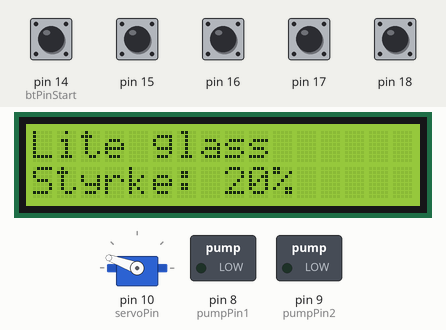
Simulated run of this sketch. Board: Arduino Uno, built with avr-gcc and run on an emulated ATmega328P. Parts: 16×2 character LCD, servo, switched loads named in the sketch (green lamp = pin HIGH). The test bench sets the inputs (shaded band); at power-on: pin 14 (btPinStart), pin 15–18 HIGH.

Above: at 1.2 s.
1.3 s: pin 18 pulled LOW for 0.15 s
At 1.49 s:
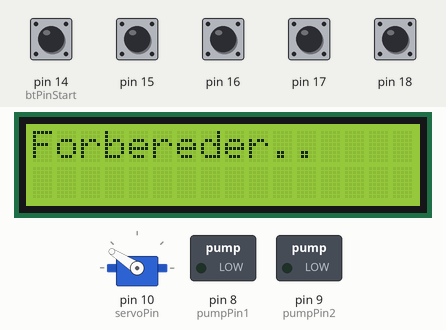
At 9.8 s:
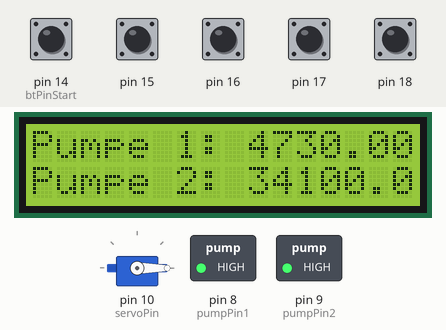
Timing chart, 0 to 44.5 s (numbered marks = the images above; inputs shaded):
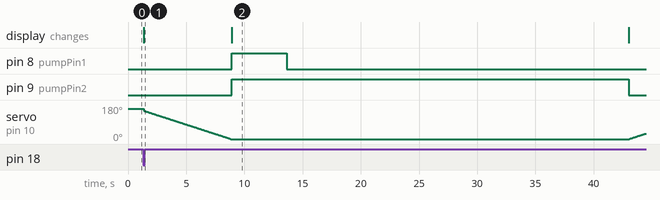

The sketch:

Satftmaskin_Endelig.ino
```cpp
/*
 * Disclaimer: Denne koden er ikke 100% ferdigstilt. Det er tydelig kommentert der det er aktuellt.
 */


#include <LiquidCrystal.h>
#include <Servo.h>

// Definerer konstanter (Start for knappPin, antall knapper, pause mellom trykk, lcd-pins)
const int btPinStart = 14;
const int btCount = 5;
const int pauseLength = 500;
const int rs = 12, en = 11, d4 = 5, d5 = 4, d6 = 3, d7 = 2;
const int refTime = 0; // #### Ikke satt enda, men tiden [ms] det tar for pumpa og pumpe 2cl (vårt referansevolum) ####

// Definerer flere konstanter (PINs for pumper (transistor-krets) og servo)
const int pumpPin1 = 8;
const int pumpPin2 = 9;
const int servoPin = 10; //PWM pin

// Definerer variabler for volum og konsentrasjon, setter også startverdi.
int vol = 0;
int conc  = 20;

// Variabler tilknyttet pumpeegenskaper, basert på data fra testresultater
const int pMod1 = 22230; // Tiden det tar i [ms] for pumpe 1 og fylle opp 2 cl væske
const int pMod2 = 28500; // Tiden det tar i [ms] for pumpe 2 og fylle opp 2 cl væske
const int pMod3 = 4730; // Ekstra tid i [ms] for pumpe 1 sin "treghet"
const int pMod4 = 5600; // Ekstra tid i [ms] for pumpe 2 sin "treghet"

// btValues inneholder verdier om tilstanden til hhv. knappene volum opp, volum ned, konsentrasjon opp, konsentrasjon ned og start
int btValues[btCount];

// Setter opp LCD-display og servo
LiquidCrystal lcd(rs, en, d4, d5, d6, d7);
Servo myservo;

// Lager et array med tre elementer (tre typer glass)
String cupList[3] {
  "Lite", "Middels", "Stort"
};

int pos;


void setup() {
  // Setter opp serial. Kun for debug.
  Serial.begin(9600);


  // Setter opp LCD-display
  lcd.begin(16, 2);                                     // set up the LCD's number of columns and rows:

  // Setter opp pins for knapper til INPUT_PULLUP (INPUT_PULLUP kobler til intern høy-resistans motstand)
  for (int pinNumber=0; pinNumber<btCount; pinNumber++) {
    pinMode(btPinStart + pinNumber, INPUT_PULLUP);
  }

  // Setter opp pins for pumper til OUTPUT. (Sende av/på-verdi til transistorkrets)
  pinMode(pumpPin1, OUTPUT);
  pinMode(pumpPin2, OUTPUT);


  // Setter opp pin for servo og setter start-verdi for servo
  myservo.attach(servoPin);
  myservo.write(160);


}

void loop() {
  // Definerer et array med verdi for tilstandene til knappene
  int btValues[5];


  // Skriver oppdatert informasjon om volum og styrke til LCD
  lcd.clear();
  lcd.print(cupList[vol] + " glass");
  lcd.setCursor(0,1);
  lcd.print("Styrke: " + String(conc) + "%");


  // Leser av knappenes verdi og lagrer verdien i btValues[]
  for (int i=0; i<btCount;i++) {
    btValues[i] = digitalRead(btPinStart + i);
  }


  // KNAPP 0: Volum opp
  // KNAPP 1: Volum ned
  // KNAPP 2: Konsentrasjon opp
  // KNAPP 3: Konsentrasjon ned
  // KNAPP 4: Start

  // Øker verdien til volum om KNAPP 0 er trykt inne, verdien går ikke over 2.
  if (btValues[0] == LOW && vol < 2) {
    vol += 1;
    pause();
  }

  // Minker verdien til volum om KNAPP 1 er trykt inne, verdien blir ikke negativ.
  if (btValues[1] == LOW && vol > 0) {
    vol -= 1;
    pause();
  }

  // Øker verdien til konsentrasjonen om KNAPP 2 er trykt inne, verdien går ikke over 100
  if (btValues[2] == LOW && conc < 100) {
    conc  += 2;
    pause();
  }

  // Minker verdien til konsentrasjonen om KNAPP 3 er trykt inne, verdien blir ikke negativ.
  if (btValues[3] == LOW && conc  > 0) {
    conc -= 2;
    pause();
  }

  // Starter å lage saft
  if (btValues[4] == LOW) {
    juice();
  }

  delay(100);


}

void pause() {
  delay(pauseLength);
}


void juice() {

  // Definerer "1.00" som en float, for å unngå bugs
  float one = 1.00;

  // Definerer nyttige varibler basert på vol og conc
  float ratio_juice = conc/100; // Andel saft, desimaltall
  float ratio_water = one - ratio_juice; // Andel vann, desimaltall
  float n = pow(2, vol); // Antall enheter á 2 cl. Indeks {0,1,2} <=> Ant enheter {1,2,4} (Bruker 2-erpotenser)

  float tP1 = pMod1 * n * ratio_juice + pMod3; // Tiden pumpe 1 må stå på, med hensyn på vol og conc
  float tP2 = pMod2 * n * ratio_water + pMod4; // Tiden pumpe 2 må stå på, med hensyn på vol og conc


  // Skriver ny skjerm
  lcd.clear();
  lcd.setCursor(0,0);
  lcd.print("Forbereder..");


  // Flytter koppen tilbake
  servo_backward();

  /*
  // Skriver ny skjerm
  lcd.clear();
  lcd.setCursor(0,0);
  lcd.print("Lager saft..");
  */

  // Skriver ny skjerm
  lcd.clear();
  lcd.setCursor(0,0);
  lcd.print("Pumpe 1: " + String(tP1));
  lcd.setCursor(0,1);
  lcd.print("Pumpe 2: " + String(tP2));


  // Skrur på pumpene
  digitalWrite(pumpPin1, HIGH);
  digitalWrite(pumpPin2, HIGH);

  // Venter så lenge som pumpe 1 skal være på
  delay(tP1);
  digitalWrite(pumpPin1, LOW); // Skrur av pumpe 1

  //Venter så lenge som pumpe 2 ytterligere skal stå på (subtraherer tid allerede gått)
  delay(tP2-tP1);
  digitalWrite(pumpPin2, LOW); // Skruv av pumpe 2

  // Skriver ny skjerm
  lcd.clear();
  lcd.setCursor(0,0);
  lcd.print("Saften er ferdig!");

  servo_forward();


}


void servo_forward() {
  for (pos = 0; pos <= 150; pos += 1) {
    myservo.write(pos);
    delay(50);
  }
}

void servo_backward() {
  for (pos = 150; pos >= 0; pos -= 1) {
    myservo.write(pos);
    delay(50);
  }
}

void pump() {
  digitalWrite(pumpPin1, HIGH);

}
```

Measured:
- after the input at 1.3 s, pin 8 (pumpPin1): LOW → HIGH after 7.6 s, → LOW 4.7 s later; pin 9 (pumpPin2): LOW → HIGH after 7.6 s, → LOW 34.1 s later; the display: changes at once (image 1)
